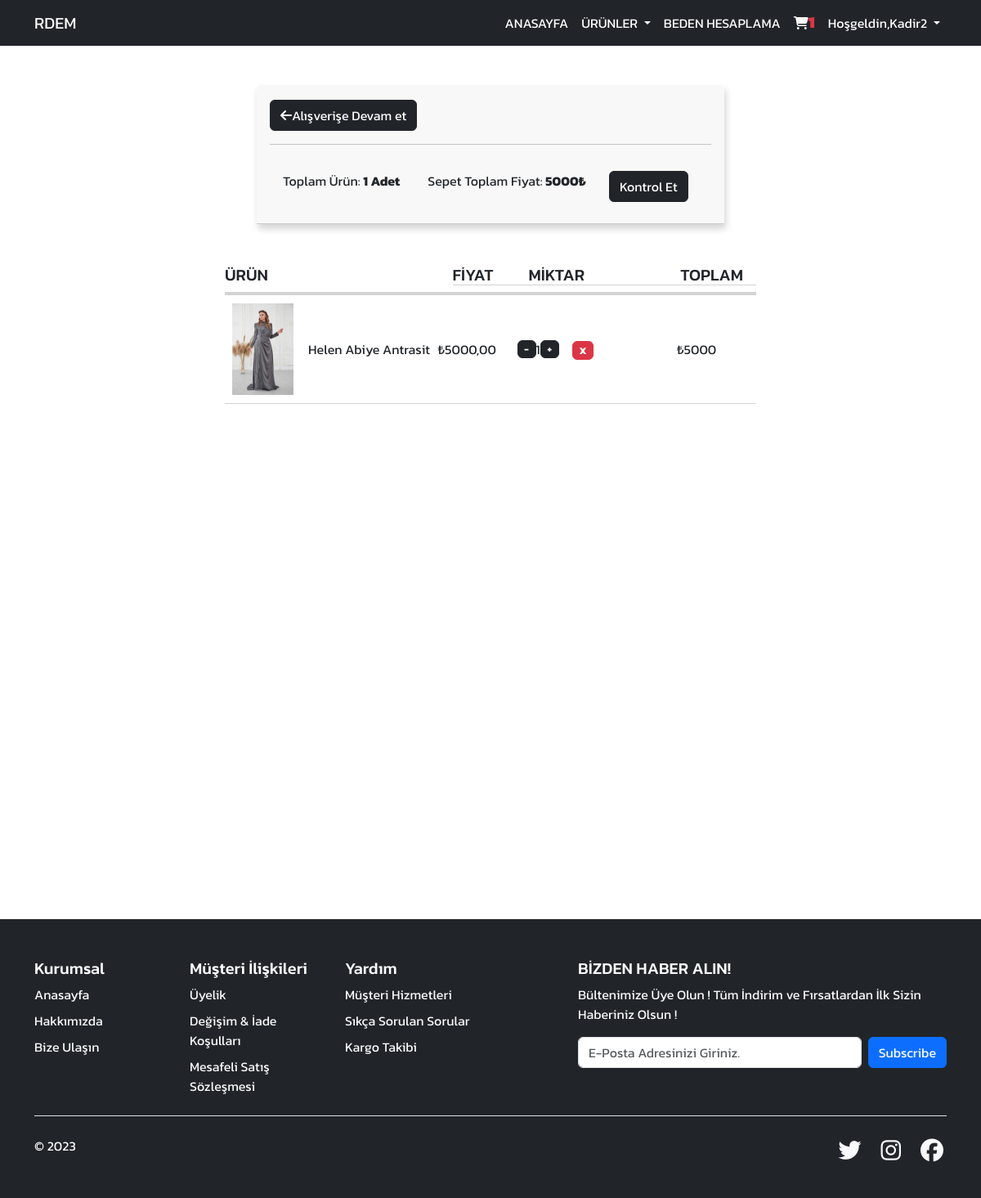
The app's page /sepet/ (signed in) with its own data.
### urunler/models.py (models this page shows, shortened)
class Order(models.Model):
    customer = models.ForeignKey(Customer, on_delete=models.CASCADE, null=True, blank=True)
    date_orderd = models.DateTimeField(auto_now_add=True)
    complete = models.BooleanField(default=False, null=True, blank=False)
    transaction_id = models.CharField(max_length=200, null=True)
    @property
    def get_cart_total(self):
        orderitems = self.orderitem_set.all()
        total = sum([item.get_total for item in orderitems])
        return total
    @property
    def get_cart_items(self):
        orderitems = self.orderitem_set.all()
        total = sum([item.quantity for item in orderitems])
        return total

class OrderItem(models.Model):
    product = models.ForeignKey(Urunler, on_delete=models.CASCADE, null=True, blank=True)
    order = models.ForeignKey(Order, on_delete=models.CASCADE, null=True, blank=True)
    quantity = models.IntegerField(default=0, null=True, blank=True)
    @property
    def get_total(self):
        total = self.product.price * self.quantity
        return total

class Urunler(models.Model):
    kategori = models.ForeignKey(Kategori, on_delete=models.CASCADE)
    isim = models.CharField(max_length=100)
    renk = models.CharField(max_length=50, null=True, blank=True)
    resimbir = models.FileField(upload_to='urunler/', verbose_name='Ürün Resmi Ön')
    resimiki = models.FileField(upload_to='urunler/', verbose_name='Ürün Resmi Arka')
    resimDetayBir = models.FileField(null=True, blank=True, upload_to='urunler/', verbose_name='Ürün Resmi Detay Bir')
    resimDetayİki = models.FileField(null=True, blank=True, upload_to='urunler/', verbose_name='Ürün Resmi Detay İki')
    resimDetayUc = models.FileField(null=True, blank=True, upload_to='urunler/', verbose_name='Ürün Resmi Detay Üç')
    aciklama = RichTextField()
    price = models.IntegerField()
    quantity = models.IntegerField(null=True)
    is_active = models.BooleanField(default=False)
    is_home = models.BooleanField(default=False)
    is_carousel = models.BooleanField(default=False)
    is_look = models.BooleanField(default=False)
    digital = models.BooleanField(default=False, null=True, blank=False)
    slug = models.SlugField(null=False, blank=True, unique=True, db_index=True, editable=False)

### urunler/views.py (the view)
# urls.py: path('sepet/', basket, name='sepet'),
def basket(request):
    if request.user.is_authenticated:
        customer = request.user.customer
        order, created = Order.objects.get_or_create(customer=customer, complete=False)
        items = order.orderitem_set.all()
        cartItems = order.get_cart_items
    else:
        items=[]
        order = {'get_cart_total':0, 'get_cart_items':0}
        cartItems = order['get_cart_items']
    kategori = Kategori.objects.all()
    context = {
        'kategori' : kategori,
        'items' : items,
        'order' : order,
        'cartItems' : cartItems,
    }
    return render(request,'basket.html',context)

### templates/basket.html
{% extends "index.html" %}
{% load static %}
{% block content %}
{% include "includes/_navbardark.html" %}
<div class="row" style="color: #f3f3f3;">
  <div class="col-sm-6 m-auto mt-5">
    <div class="card">
      <div class="card-header">
        <h1><a class="btn btn-dark" href="/"><i class="fa-solid fa-arrow-left" style="color: #ffffff;"></i>Alışverişe Devam et</a></h1>
        <hr>
        <div class="card-body">
         <div class="row">
          <div class="col-sm-4">
            <p>Toplam Ürün: <strong>{{order.get_cart_items}} Adet</strong></p>
          </div>
          <div class="col-sm-5">
            <p>Sepet Toplam Fiyat: <strong>{{order.get_cart_total}}₺</strong></p>
          </div>
          <div class="col-sm-3">
            <a class="btn btn-dark" href="{% url 'kontrol' %}">Kontrol Et</a>
          </div>
         </div>
        </div>
      </div>
    </div>
  </div>
</div>
<div class=" container-products baskethtml">
  <div class="product-header">
    <h5 class="product-title">ÜRÜN</h5>
    <h5 class="price sm-hide">FİYAT</h5>
    <h5 class="quantity">MİKTAR</h5>
    <h5 class="total">TOPLAM</h5>
  </div>
  {% if items %}
  <div class="kartlar">
    {% for item in items %}
    <div class="products-sepet">
      <div class="product">
        <img src="{{item.product.resimbir.url }}" style="max-width: 150px" />
        <span class="sm-hide">{{item.product.isim}}</span>
      </div>
      <div class="price sm-hide">₺{{item.product.price|floatformat:2}}</div>
      <div class="quantity">
        <button data-product="{{item.product.id}}"
          class="btn btn-dark badge badge-secondary decrease update-cart"
          type="button"
          data-action="remove"
        >
          -
        </button>
        <span>{{item.quantity}}</span>
        <button data-product="{{item.product.id}}"
          class="btn btn-dark badge badge-inf increase update-cart "
          type="button"
          data-action="add"
        >
          +
        </button>
        <a>
          <button data-product="{{item.product.id}}"
            class="remove btn btn-danger badge badge-info increase-item ms-3 update-cart"
            type="button"
            data-action="delete"
          >
            X
          </button></a
        >
      </div>
      <div class="total">₺{{item.get_total}}</div>
    </div>
    {% endfor %}
  </div>
  {% endif %}
</div>
{% endblock content %}

### templates/includes/_navbardark.html (shortened to what this page needs)
{% load static %}
<header>
  <nav class="navbar navbar-expand-lg navbar-dark bg-dark w-100">
    <div class="container">
      <a class="navbar-brand" href="/">RDEM</a>
      <div
        class="collapse navbar-collapse text-light justify-content-end"
        id="navbarNavDropdown"
      >
        <ul class="navbar-nav">
          <li class="nav-item">
            <a class="nav-link active" aria-current="page" href="/"
              >ANASAYFA</a
            >
          </li>
          <li class="nav-item dropdown">
            <a
              class="nav-link active  dropdown-toggle"
              href="#"
              role="button"
              data-bs-toggle="dropdown"
              aria-expanded="false"
            >
              ÜRÜNLER
            </a>
          </li>
          <li class="nav-item">
            <a class="nav-link active" href="{% url 'bodycalculate' %}">BEDEN HESAPLAMA</a>
          </li>
          <li class="nav-item">
            <a class="nav-link active" href="{% url 'sepet' %}"
              ><i class="fa fa-shopping-cart kart-sepet"
                ><span class="text-danger fs-5">{{ cartItems }}</span></i
              ></a
            >
          </li>
          {% if user.is_authenticated %}
          <li class="nav-item dropdown">
            <a class="nav-link active dropdown-toggle" href="#" role="button" data-bs-toggle="dropdown" aria-expanded="false">
            <span>Hoşgeldin,{{request.user.first_name|title}}</span>
            </a>
          </li>
          {% endif %}
        </ul>
      </div>
    </div>
  </nav>
</header>

### static/css/style.css (style rules this page uses)
* { margin: 0; padding: 0; box-sizing: border-box !important; font-family: 'Kanit', sans-serif; }
body { height: 100vh; }
a { cursor: pointer; }
i { animation: ikon 2s linear 1; }
.container-products { max-width: 650px; justify-content: space-around; margin: 0 auto; margin-top: 50px; }
.product-header { width: 100%; max-width: 650px; display: flex; justify-content: flex-start; border-bottom: 4px solid lightgray; margin: 0 auto; }
.product-title { width: 45%; }
.price { width: 15%; border-bottom: 1px solid lightgray; display: flex; align-items: center; }
.quantity { width: 30%; border-bottom: 1px solid lightgray; display: flex; align-items: center; }
.total { width: 15%; border-bottom: 1px solid lightgray; display: flex; align-items: center; }
.product { width: 40%; display: flex; justify-content: space-around; align-items: center; padding: 10px 0; border-bottom: 1px solid lightgray; }
.products-sepet { width: 100%; display: flex; flex-wrap: wrap; }
.products-sepet img { width: 75px; }
.favlisthtml, .baskethtml { min-height: 100vh; }

### records on screen
Order: get_cart_items "1", get_cart_total "5000"
OrderItem: product.resimbir (picture), product.isim "Helen Abiye Antrasit", product.price "5000,00", quantity "1", get_total "5000"

### other values on screen
{{ cartItems }} "1"
{{ request.user.first_name|title }} "Kadir2"
